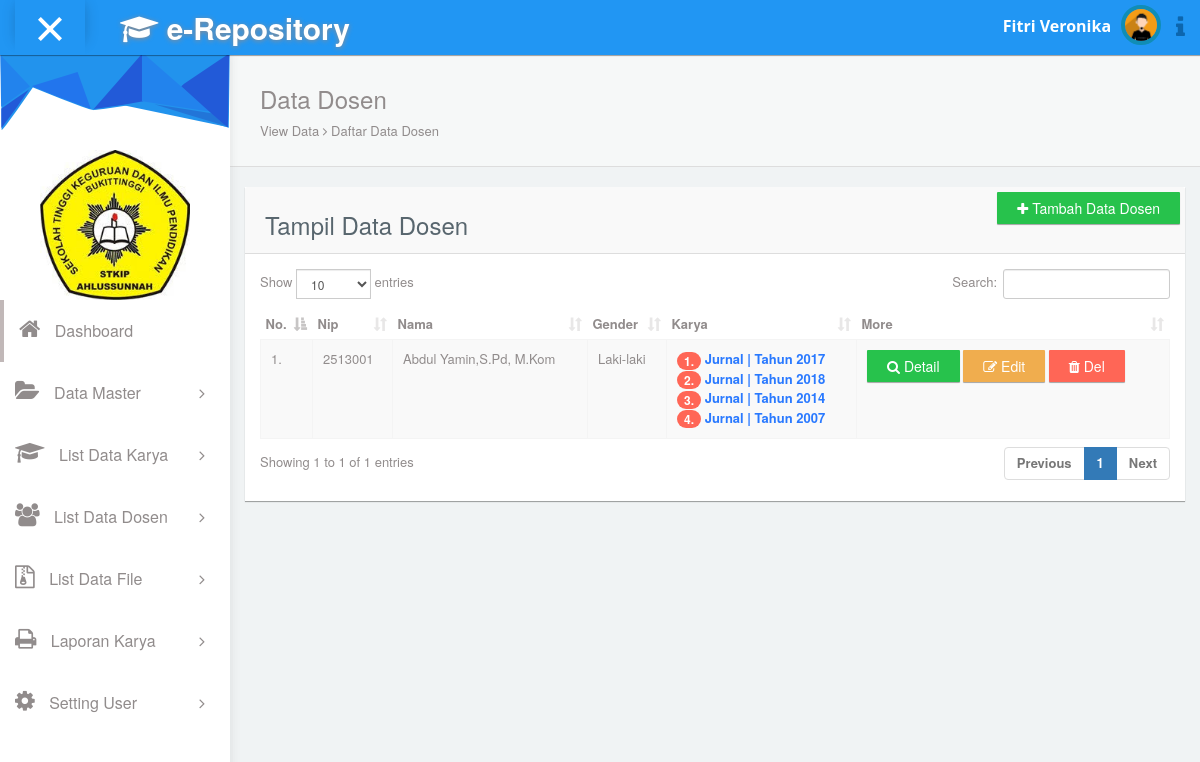
The page /_admin/?page=v_dosen (signed in) on the database its author committed.
### tables this page shows
CREATE TABLE `tb_user` (
  `id_admin` int(11) NOT NULL,
  `nama` varchar(25) NOT NULL,
  `username` varchar(25) NOT NULL,
  `password` varchar(60) NOT NULL,
  `foto` varchar(100) NOT NULL
);

CREATE TABLE `tb_dosen` (
  `id_dosen` int(5) NOT NULL,
  `nip` int(20) NOT NULL,
  `nama_dosen` varchar(60) NOT NULL,
  `gelar` varchar(30) NOT NULL,
  `jk` varchar(15) NOT NULL,
  `username` varchar(50) NOT NULL,
  `password` varchar(100) NOT NULL,
  `status` varchar(5) NOT NULL,
  `id_prodi` varchar(50) NOT NULL,
  `id_jab` varchar(50) NOT NULL,
  `pendidikan` varchar(60) NOT NULL,
  `asal_pt` varchar(60) NOT NULL,
  `foto` varchar(225) NOT NULL
);

CREATE TABLE `tb_karya` (
  `id_karya` int(5) NOT NULL,
  `id_dosen` int(5) NOT NULL,
  `id_jenis` int(5) NOT NULL,
  `judul` varchar(225) NOT NULL,
  `alternatif_judul` varchar(255) NOT NULL,
  `abstrak` text NOT NULL,
  `pengarang` varchar(60) NOT NULL,
  `tahun_terbit` int(15) NOT NULL,
  `penerbit` varchar(100) NOT NULL,
  `bahasa` varchar(100) NOT NULL,
  `tgl_post` date NOT NULL
);

CREATE TABLE `tb_jenis` (
  `id_jenis` int(5) NOT NULL,
  `jenis` varchar(60) NOT NULL
);

### _admin/page/V-dosen.php (the view)
<div class="panel box-shadow-none content-header">
  <div class="panel-body">
    <div class="col-md-12">
        <h3 class="animated fadeInLeft">Data Dosen</h3>
        <p class="animated fadeInDown">
          View Data <span class="fa-angle-right fa"></span> Daftar Data Dosen
        </p>
    </div>
  </div>
</div>
<div class="col-md-12 top-5 padding-0">
<div class="col-md-12">
  <div class="panel">
    <div class="panel-heading"><a href="?page=t-dosen" class="btn btn-success pull-right"> <span class="fa fa-plus"></span> Tambah Data Dosen</a><h3><h3> Tampil Data Dosen</h3></div>
    <div class="panel-body">
      <div class="responsive-table">
      	  <table class="table table-striped table-hover table-responsive table-condensed" id="datatables-example">
                          <thead>
                            <tr>
                              <th>No.</th>
                              <th>Nip</th>
                              <th>Nama</th>
                              <th>Gender</th>
                              <th>Karya</th>
                              <th>More</th>
                            </tr>
                          </thead>
                          <tbody>
                          	 <?php
                        $no=1;
                        $query= "SELECT * FROM tb_dosen";
                            $sql_ds = mysqli_query($konek,$query) or die(mysqli_error($konek)) ;
                        while ( $data= mysqli_fetch_array($sql_ds) ) { ?>
                          	<tr>
                          		<td><?php echo $no++ ?>.</td>
                          		<td><?php echo $data['nip'] ?></td>
                          		<td><?php echo $data['nama_dosen'] ?>,<?php echo $data['gelar'] ?></td>
                          		<td><?php echo $data['jk'] ?></td>
                              <td>
                                <?php
                                  $n=1;
                                  $mapel = mysqli_query($konek,"SELECT * FROM tb_dosen
                                    INNER JOIN tb_karya ON tb_dosen.id_dosen=tb_karya.id_dosen
                                    INNER JOIN tb_jenis ON tb_karya.id_jenis=tb_jenis.id_jenis WHERE tb_dosen.id_dosen='$data[id_dosen]'
                                    ");
                                  while ($dm = mysqli_fetch_array($mapel)) {
                                  echo "<span class='badge badge-danger'>".$n++.".</span>";
                                  echo "<a href='?page=detail&id= $dm[id_karya] 'style='color:#2979ff;border-bottom:2px;'><b> " .$dm['jenis']. "</b> | Tahun <b> " .$dm['tahun_terbit']. "</b> </a>"."<br>";
                                  }
                                  ?>
                              </td>
                          		<td>
                                <a href="?page=detail-dsn&id= <?php echo $data['id_dosen']; ?> " class="btn btn-success"> <span class="fa fa-search"></span> Detail</a>
                                <a href="?page=e_dsn&id= <?php echo $data['id_dosen']; ?> " class="btn btn-warning"> <span class="fa fa-edit"></span> Edit</a>
                          			<a href="?page=deldsn&id= <?php echo $data['id_dosen']; ?> " class="btn btn-danger"> <span class="fa fa-trash"></span> Del</a>
                          		</td>
                          	</tr>
                          <?php
                           } ?>
                          </tbody>
                      </table>
                  </div>
      </div>
  </div>
</div>
</div>
</div>

### _admin/index.php (shortened to what this page needs)
<?php
if (@$_SESSION['login-admin']) {
    include '../koneksi.php';
?>
<!DOCTYPE html>
<html lang="en">
<head>
  <link rel="stylesheet" type="text/css" href="../asset/css/bootstrap.min.css">
  <link rel="stylesheet" type="text/css" href="../asset/css/plugins/font-awesome.min.css"/>
    <link rel="stylesheet" type="text/css" href="../asset/css/plugins/dropzone.css"/>
  <link rel="stylesheet" type="text/css" href="../asset/css/plugins/datatables.bootstrap.min.css"/>
    <link rel="stylesheet" type="text/css" href="../asset/css/plugins/summernote.css"/>
  <link rel="stylesheet" type="text/css" href="../asset/css/plugins/animate.min.css"/>
  <link href="../asset/css/style.css" rel="stylesheet">
</head>
<?php
if (@$_SESSION['login-admin']) {
$sesi = @$_SESSION['id'];
}
$sql = mysqli_query($konek,"select * from tb_user where id_admin = '$sesi'") or die(mysqli_error($konek));
$data = mysqli_fetch_array($sql);
?>
<body id="mimin" class="dashboard">
        <nav class="navbar navbar-default header navbar-fixed-top">
          <div class="col-md-12 nav-wrapper">
            <div class="navbar-header" style="width:100%;">
              <div class="opener-left-menu is-open">
                <span class="bottom"></span>
              </div>
                <a href="" class="navbar-brand">
                 <b><span class="fa fa-graduation-cap"></span> e-Repository</b>
                </a>
              <ul class="nav navbar-nav navbar-right user-nav">
                <li class="user-name"><span><?php echo $data['nama']; ?></span></li>
                  <li class="dropdown avatar-dropdown">
                   <img src="../asset/img-admin/<?php echo $data['foto']; ?>" class="img-circle avatar" alt="user name" data-toggle="dropdown" aria-haspopup="true" aria-expanded="true"/>
                </li>
                <li ><a href="#" class="opener-right-menu"><span class="fa fa-info"></span></a></li>
              </ul>
            </div>
          </div>
        </nav>
      <div class="container-fluid mimin-wrapper">
            <div id="left-menu">
              <div class="sub-left-menu scroll">
                <ul class="nav nav-list">
                    <li><div class="left-bg"></div></li>
                    <li class="time">
                       <center><img src="../asset/logo.jpg" width="150" style="border-radius: 15px;"></center>
                    </li>
                    <li class="active ripple">
                      <a href="?page=home"><span class="fa-home fa" style="font-size: 23px;"></span> Dashboard
                      </a>
                    </li>
                    <li class="ripple"><a class="tree-toggle nav-header">
                    <span class="fa fa-folder-open" style="font-size: 23px;"></span> Data Master <span class="fa-angle-right fa right-arrow text-right"></span> </a>
                    </li>
                    <li class="ripple">
                      <a href="?page=v_karya">
                        <span class="fa fa-graduation-cap" style="font-size: 23px;"></span> List Data Karya <span class="fa-angle-right fa right-arrow text-right"></span></a>
                    </li>
                     <li class="ripple">
                      <a href="?page=v_dosen">
                        <span class="fa fa-users" style="font-size: 23px;"></span> List Data Dosen <span class="fa-angle-right fa right-arrow text-right"></span></a>
                    </li>
                     <li class="ripple">
                      <a href="?page=v_file">
                        <span class="fa fa-file-archive-o" style="font-size: 23px;"></span> List Data File <span class="fa-angle-right fa right-arrow text-right"></span></a>
                    </li>
                 <li class="ripple"><a class="tree-toggle nav-header">
                    <span class="fa fa-print" style="font-size: 23px;"></span> Laporan Karya<span class="fa-angle-right fa right-arrow text-right"></span> </a>
                    </li>
                      <li class="ripple">
                      <a href="?page=user">
                        <span class="fa fa-cog" style="font-size: 23px;"></span> Setting User<span class="fa-angle-right fa right-arrow text-right"></span></a>
                    </li>
                  </ul>
                </div>
            </div>
            <div id="content">
            <?php
            $page= @$_GET['page'];
            if ($page=="home") {
              include 'home.php';
            }elseif ($page=="v_karya") {
              include 'page/V-karya.php';
            }elseif ($page=="detail") {
              include 'page/detail.php';
            }elseif ($page=="edit") {
              include 'page/edit-karya.php';
            }elseif ($page=="del") {
                include 'page/del-karya.php';
            }elseif ($page=="t-karya") {
                include 'page/InputKarya.php';
            }elseif ($page=="upload") {
                include 'page/UploadFile.php';
            }elseif ($page=="proses") {
              include 'page/proses.php';
            }elseif ($page=="v_jenis") {
              include 'page/V-jenis.php';
            }elseif ($page=="t-jenis") {
              include 'page/T-jenis.php';
            }elseif ($page=="e-jenis") {
              include 'page/E-jenis.php';
            }elseif ($page=="del-jenis") {
              include 'page/D-jenis.php';
            }elseif ($page=="fak") {
              include 'page/V-fakultas.php';
            }elseif ($page=="t-fak") {
              include 'page/T-fakultas.php';
            }elseif ($page=="e-fak") {
              include 'page/E-fakultas.php';
            }elseif ($page=="del-fak") {
              include 'page/D-fakultas.php';
            }elseif ($page=="jur") {
              include 'page/V-jurusan.php';
            }elseif ($page=="t-jur") {
              include 'page/T-jurusan.php';
            }elseif ($page=="e-jur") {
              include 'page/E-jurusan.php';
            }elseif ($page=="del-jur") {
              include 'page/D-jurusan.php';
            }elseif ($page=="v_dosen") {
              include 'page/V-dosen.php';
            }elseif ($page=="t-dosen") {
              include 'page/T-dosen.php';
            }elseif ($page=="e_dsn") {
              include 'page/E-dosen.php';
            }elseif ($page=="deldsn") {
              include 'page/D-dosen.php';
            }elseif ($page=="detail-dsn") {
              include 'page/Detail-Dsn.php';
            }elseif ($page=="v_file") {
              include 'page/V-file.php';
            }elseif ($page=="delfile") {
              include 'page/D-file.php';
            }elseif ($page=="laporan") {
              include 'page/laporan.php';
            }elseif ($page=="v_dosenl") {
              include 'page/V-dosenL.php';
            }elseif ($page=="user") {
              include 'page/v_user.php';
            }elseif ($page=="") {
              include 'home.php';
            }else{
              echo "HLAMAN TIDAK TERSEDIA !!";
            }
             ?>
            </div>
</body>
</html>
<?php
} else{
echo "<script>window.location='../loginadmin.php';</script>";
}

### rows shown on the page
tb_user: nama "Fitri Veronika", foto (placeholder picture)
tb_dosen: nip "2513001", nama_dosen "Abdul Yamin", gelar "S.Pd, M.Kom", jk "Laki-laki"
tb_karya: id_jenis.jenis "Jurnal", tahun_terbit "2017"
tb_karya: id_jenis.jenis "Jurnal", tahun_terbit "2018"
tb_karya: id_jenis.jenis "Jurnal", tahun_terbit "2014"
tb_karya: id_jenis.jenis "Jurnal", tahun_terbit "2007"
